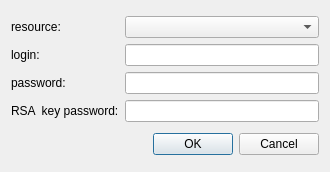
<?xml version="1.0" encoding="UTF-8"?>
<ui version="4.0">
 <class>FirstConnectionDlg</class>
 <widget class="QDialog" name="FirstConnectionDlg">
  <property name="geometry">
   <rect>
    <x>0</x>
    <y>0</y>
    <width>330</width>
    <height>172</height>
   </rect>
  </property>
  <property name="maximumSize">
   <size>
    <width>16777215</width>
    <height>172</height>
   </size>
  </property>
  <property name="windowTitle">
   <string>Connection</string>
  </property>
  <property name="modal">
   <bool>true</bool>
  </property>
  <layout class="QVBoxLayout" name="verticalLayout">
   <item>
    <layout class="QGridLayout" name="gridLayout">
     <item row="0" column="0">
      <widget class="QLabel" name="label">
       <property name="text">
        <string>resource:</string>
       </property>
      </widget>
     </item>
     <item row="1" column="0">
      <widget class="QLabel" name="label_2">
       <property name="text">
        <string>login:</string>
       </property>
      </widget>
     </item>
     <item row="1" column="1">
      <widget class="QLineEdit" name="lineEdit_login"/>
     </item>
     <item row="2" column="0">
      <widget class="QLabel" name="label_3">
       <property name="text">
        <string>password:</string>
       </property>
      </widget>
     </item>
     <item row="2" column="1">
      <widget class="QLineEdit" name="lineEdit_password">
       <property name="echoMode">
        <enum>QLineEdit::Password</enum>
       </property>
      </widget>
     </item>
     <item row="0" column="1">
      <widget class="QComboBox" name="combo_resources"/>
     </item>
     <item row="3" column="0">
      <widget class="QLabel" name="label_4">
       <property name="text">
        <string>RSA  key password:</string>
       </property>
      </widget>
     </item>
     <item row="3" column="1">
      <widget class="QLineEdit" name="lineEdit_rsa_password">
       <property name="echoMode">
        <enum>QLineEdit::Password</enum>
       </property>
      </widget>
     </item>
    </layout>
   </item>
   <item>
    <layout class="QHBoxLayout" name="horizontalLayout">
     <item>
      <spacer name="horizontalSpacer">
       <property name="orientation">
        <enum>Qt::Horizontal</enum>
       </property>
       <property name="sizeHint" stdset="0">
        <size>
         <width>40</width>
         <height>20</height>
        </size>
       </property>
      </spacer>
     </item>
     <item>
      <widget class="QDialogButtonBox" name="buttonBox">
       <property name="standardButtons">
        <set>QDialogButtonBox::Cancel|QDialogButtonBox::Ok</set>
       </property>
      </widget>
     </item>
    </layout>
   </item>
  </layout>
 </widget>
 <resources/>
 <connections>
  <connection>
   <sender>buttonBox</sender>
   <signal>accepted()</signal>
   <receiver>FirstConnectionDlg</receiver>
   <slot>accept()</slot>
   <hints>
    <hint type="sourcelabel">
     <x>179</x>
     <y>104</y>
    </hint>
    <hint type="destinationlabel">
     <x>134</x>
     <y>63</y>
    </hint>
   </hints>
  </connection>
  <connection>
   <sender>buttonBox</sender>
   <signal>rejected()</signal>
   <receiver>FirstConnectionDlg</receiver>
   <slot>reject()</slot>
   <hints>
    <hint type="sourcelabel">
     <x>179</x>
     <y>104</y>
    </hint>
    <hint type="destinationlabel">
     <x>134</x>
     <y>63</y>
    </hint>
   </hints>
  </connection>
 </connections>
</ui>
